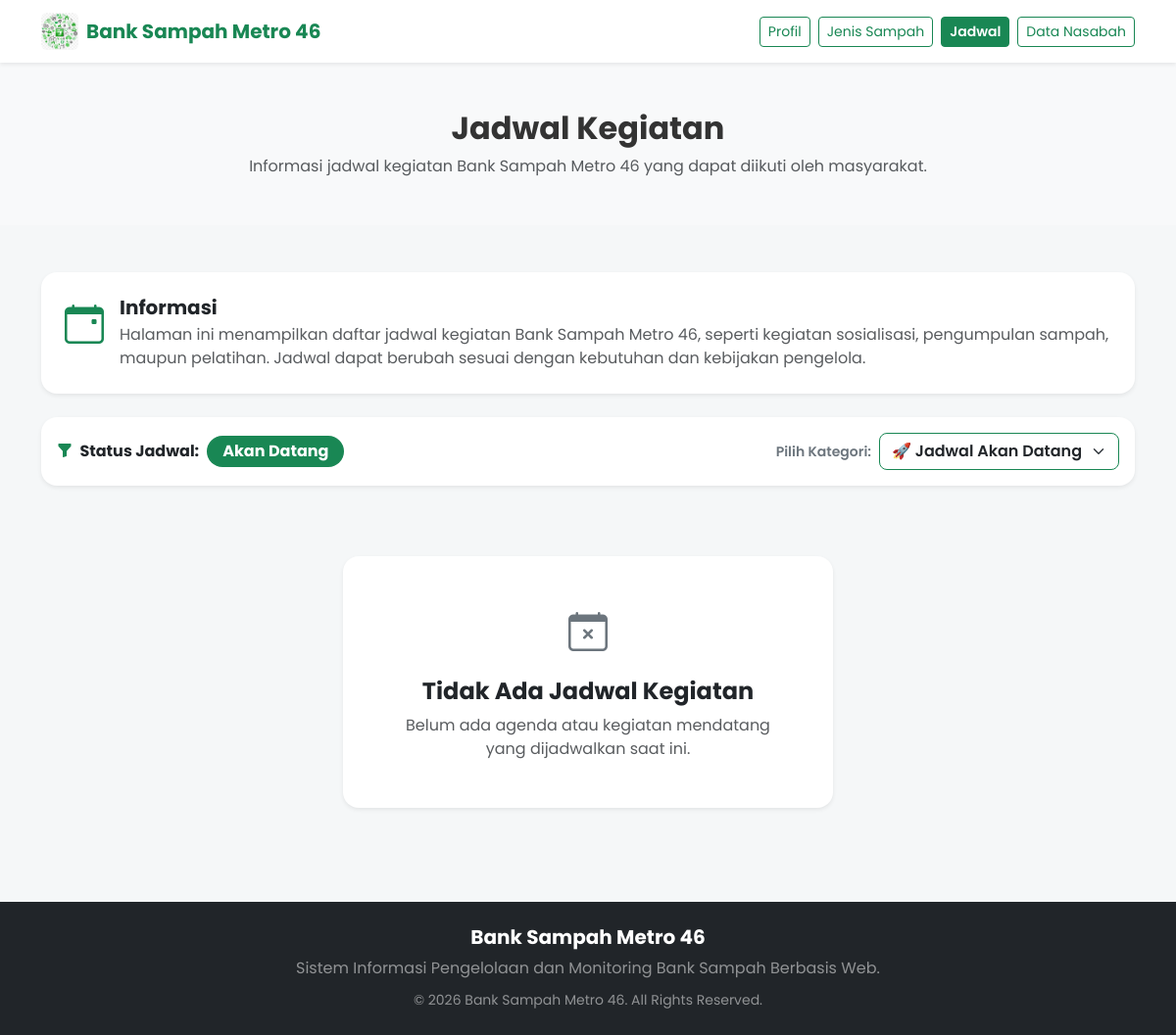
Before: /pages/jadwal.php with the older database file.
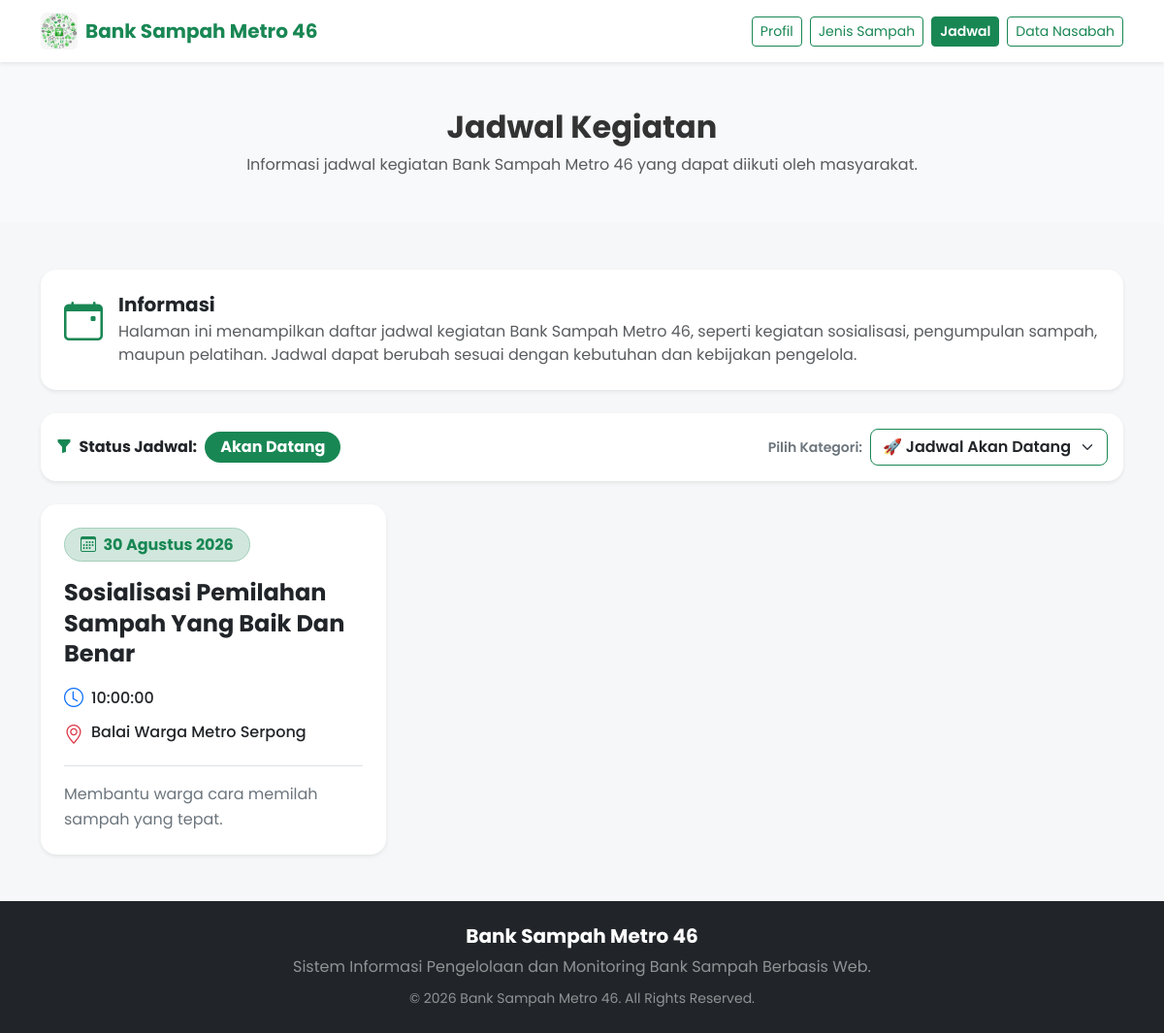
After: the same page with the newer database file.
### tables this page shows
CREATE TABLE `profil` (
  `id_profil` int(10) UNSIGNED NOT NULL,
  `nama_bank_sampah` varchar(100) NOT NULL,
  `alamat` varchar(255) NOT NULL,
  `telepon` varchar(20) NOT NULL,
  `email` varchar(100) NOT NULL,
  `deskripsi` text NOT NULL,
  `logo` varchar(255) DEFAULT NULL
);

CREATE TABLE `jadwal` (
  `id_jadwal` int(10) UNSIGNED NOT NULL,
  `judul` varchar(100) NOT NULL,
  `tanggal` date NOT NULL,
  `waktu` time NOT NULL,
  `lokasi` varchar(255) NOT NULL,
  `deskripsi` text DEFAULT NULL
);

### pages/jadwal.php (the view, shortened to what the changed rows need)
<?php
require_once "../config/koneksi.php";
$namaBank = "Bank Sampah Metro 46";
$qProfil = mysqli_query($koneksi, "SELECT nama_bank_sampah FROM profil LIMIT 1");
if ($qProfil && mysqli_num_rows($qProfil) > 0) {
    $dProfil = mysqli_fetch_assoc($qProfil);
    if (!empty($dProfil['nama_bank_sampah'])) {
        $namaBank = $dProfil['nama_bank_sampah'];
    }
}
$today = date('Y-m-d');
$filter = isset($_GET['filter']) ? $_GET['filter'] : '';
if (empty($filter)) {
    $qCekHariIni = mysqli_query($koneksi, "SELECT COUNT(*) as total FROM jadwal WHERE tanggal = '$today'");
    $totalHariIni = ($qCekHariIni) ? mysqli_fetch_assoc($qCekHariIni)['total'] : 0;
    if ($totalHariIni > 0) {
        $filter = 'hari_ini';
    } else {
        $filter = 'akan_datang';
    }
}
if ($filter == 'selesai') {
    $sqlJadwal = "SELECT * FROM jadwal WHERE tanggal < '$today' ORDER BY tanggal DESC, waktu ASC";
    $statusText = "Telah Selesai";
} elseif ($filter == 'akan_datang') {
    $sqlJadwal = "SELECT * FROM jadwal WHERE tanggal > '$today' ORDER BY tanggal ASC, waktu ASC";
} else {
    $filter = 'hari_ini';
    $sqlJadwal = "SELECT * FROM jadwal WHERE tanggal = '$today' ORDER BY waktu ASC";
    $statusText = "Hari Ini (" . date('d-m-Y', strtotime($today)) . ")";
}
$resJadwal = mysqli_query($koneksi, $sqlJadwal);
function formatTanggalIndo($tanggal) {
    $bulanIndo = [
        1 => 'Januari', 'Februari', 'Maret', 'April', 'Mei', 'Juni',
        'Juli', 'Agustus', 'September', 'Oktober', 'November', 'Desember'
    ];
    $split = explode('-', $tanggal);
    return (int)$split[2] . ' ' . $bulanIndo[(int)$split[1]] . ' ' . $split[0];
}
?>
<!DOCTYPE html>
<html lang="id">
<head>
    <link href="https://cdn.jsdelivr.net/npm/bootstrap@5.3.7/dist/css/bootstrap.min.css" rel="stylesheet">
    <link href="https://cdn.jsdelivr.net/npm/bootstrap-icons@1.13.1/font/bootstrap-icons.min.css" rel="stylesheet">
    <link rel="stylesheet" href="../assets/css/style.css">
</head>
<body class="d-flex flex-column min-vh-100">
    <?php include "components/navbar.php"; ?>
    <section class="bg-light py-5">
        <div class="container text-center">
            <h2 class="fw-bold fs-2">Jadwal Kegiatan</h2>
            <p class="text-muted mb-0 fs-6">Informasi jadwal kegiatan <?= htmlspecialchars($namaBank); ?> yang dapat diikuti oleh masyarakat.</p>
        </div>
    </section>
    <section class="py-5">
        <div class="container">
            <div class="card shadow-sm border-0 rounded-4 mb-4">
                <div class="card-body p-4">
                    <div class="d-flex align-items-start">
                        <div>
                            <h5 class="fw-bold mb-1 fs-5">Informasi</h5>
                            <p class="mb-0 text-muted fs-6">
                                Halaman ini menampilkan daftar jadwal kegiatan <?= htmlspecialchars($namaBank); ?>, seperti kegiatan sosialisasi, pengumpulan sampah, maupun pelatihan. Jadwal dapat berubah sesuai dengan kebutuhan dan kebijakan pengelola.
                            </p>
                        </div>
                    </div>
                </div>
            </div>
            <div id="daftarJadwal" class="row g-4">
                <?php if ($resJadwal && mysqli_num_rows($resJadwal) > 0): ?>
                    <?php while ($row = mysqli_fetch_assoc($resJadwal)): ?>
                        <?php
                        $namaKegiatan = $row['judul_kegiatan'] ?? $row['kegiatan'] ?? $row['nama_kegiatan'] ?? $row['judul'] ?? 'Kegiatan Bank Sampah';
                        $tglFormat    = formatTanggalIndo($row['tanggal'] ?? '');
                        $waktu = '-';
                        if (!empty($row['waktu'])) {
                            $waktu = $row['waktu'];
                        } elseif (!empty($row['jam_mulai'])) {
                            $jamMulai = date('H:i', strtotime($row['jam_mulai']));
                            $jamSelesai = (!empty($row['jam_selesai'])) ? date('H:i', strtotime($row['jam_selesai'])) : 'Selesai';
                            $waktu = $jamMulai . ' - ' . $jamSelesai . ' WIB';
                        }
                        $lokasi     = $row['lokasi'] ?? $row['tempat'] ?? '-';
                        $keterangan = $row['keterangan'] ?? $row['deskripsi'] ?? 'Tidak ada keterangan tambahan.';
                        ?>
                        <div class="col-md-6 col-lg-4">
                            <div class="card h-100 shadow-sm border-0 rounded-4">
                                <div class="card-body p-4">
                                    <div class="badge bg-success-subtle text-success border border-success-subtle px-3 py-2 rounded-pill fs-6 mb-3">
                                        <i class="bi bi-calendar3 me-1"></i> <?= $tglFormat; ?>
                                    </div>
                                    <h4 class="card-title fw-bold text-dark fs-4 mb-3" style="line-height: 1.3;">
                                        <?= htmlspecialchars($namaKegiatan, ENT_QUOTES, 'UTF-8'); ?>
                                    </h4>
                                    <ul class="list-unstyled text-dark mb-3 fs-6">
                                        <li class="mb-2 d-flex align-items-center">
                                            <i class="bi bi-clock text-primary me-2 fs-5"></i>
                                            <span class="fw-medium"><?= htmlspecialchars($waktu, ENT_QUOTES, 'UTF-8'); ?></span>
                                        </li>
                                        <li class="d-flex align-items-start">
                                            <i class="bi bi-geo-alt text-danger me-2 fs-5"></i>
                                            <span class="fw-medium"><?= htmlspecialchars($lokasi, ENT_QUOTES, 'UTF-8'); ?></span>
                                        </li>
                                    </ul>
                                    <p class="card-text text-secondary fs-6 border-top pt-3 mb-0" style="line-height: 1.6;">
                                        <?= nl2br(htmlspecialchars($keterangan, ENT_QUOTES, 'UTF-8')); ?>
                                    </p>
                                </div>
                            </div>
                        </div>
                    <?php endwhile; ?>
                <?php else: ?>
                    <div class="col-12 text-center py-5">
                        <div class="bg-white p-5 rounded-4 shadow-sm d-inline-block" style="max-width: 500px;">
                            <i class="bi bi-calendar-x fs-1 text-secondary d-block mb-3"></i>
                            <h4 class="fw-bold text-dark fs-4 mb-2">Tidak Ada Jadwal Kegiatan</h4>
                            <p class="text-muted fs-6 mb-0">
                                <?php if ($filter == 'hari_ini'): ?>
                                    Hari ini tidak terdapat jadwal kegiatan di <?= htmlspecialchars($namaBank, ENT_QUOTES, 'UTF-8'); ?>. Silakan cek pilihan jadwal <strong>Akan Datang</strong> pada dropdown di atas.
                                <?php elseif ($filter == 'akan_datang'): ?>
                                    Belum ada agenda atau kegiatan mendatang yang dijadwalkan saat ini.
                                <?php else: ?>
                                    Belum ada riwayat kegiatan yang telah selesai.
                                <?php endif; ?>
                            </p>
                        </div>
                    </div>
                <?php endif; ?>
            </div>
        </div>
    </section>
    <?php include "components/footer.php"; ?>
</body>
</html>

### pages/components/navbar.php (shortened to what the changed rows need)
<?php
$basePath = file_exists("pages/components/navbar.php") ? "" : "../";
$logoPath = $basePath . "assets/img/" . ($logoFile ?? 'logo.png');
?>
<nav class="navbar navbar-expand-lg navbar-light bg-white shadow-sm sticky-top py-2">
    <div class="container">
        <a class="navbar-brand d-flex align-items-center fw-bold text-success" href="<?= $basePath; ?>index.php">
            <img src="<?= $logoPath; ?>"
                 alt="Logo <?= htmlspecialchars($namaBank ?? 'Bank Sampah'); ?>"
                 class="me-2 rounded"
                 style="height: 38px; width: auto; object-fit: contain;"
                 onerror="this.src='<?= $basePath; ?>assets/img/logo.png';">
            <span><?= htmlspecialchars($namaBank ?? 'Bank Sampah Metro 46'); ?></span>
        </a>
    </div>
</nav>

### pages/components/footer.php (shortened to what the changed rows need)
<footer class="bg-dark text-white py-4 mt-auto">
    <div class="container text-center">
        <h5 class="fw-bold mb-2"><?= htmlspecialchars($namaBank ?? 'Bank Sampah Metro 46'); ?></h5>
        <p class="mb-2 text-white-50">Sistem Informasi Pengelolaan dan Monitoring Bank Sampah Berbasis Web.</p>
        <small class="text-white-50">&copy; <?= date('Y'); ?> <?= htmlspecialchars($namaBank ?? 'Bank Sampah Metro 46'); ?>. All Rights Reserved.</small>
    </div>
</footer>

Changed rows visible on the page:
added profil: nama_bank_sampah "Bank Sampah Metro 46"
added jadwal: tanggal "30 Agustus 2026", judul "Sosialisasi Pemilahan Sampah Yang Baik Dan Benar", waktu "10:00:00", lokasi "Balai Warga Metro Serpong", deskripsi "Membantu warga cara memilah sampah yang tepat."
Other visible differences:
$namaBank: "Bank Sampah Metro 46" → (not shown)
text no longer shown: "Tidak Ada Jadwal Kegiatan Belum ada agenda atau kegiatan mendatang yang dijadwalkan saat ini."
